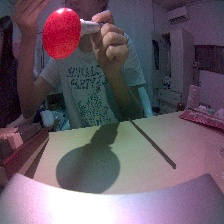
#> input picture Notebooks/road_following/dataset_xy/xy_022_016_3a194646-3719-11ec-aa65-84c5a6eacfa4.jpg, 224 x 224 px, given in place of x-raw, format=(string)BGR ! appsink, which was not available
$ python testcamera.py
#> lines starting #> are read from the running program, lines starting #| are printed output that depends on the picture; pictures that were not available may be replaced by others from this repository, and a replacement may not be noted
#!/usr/bin/env python
# MIT License

# Copyright (c) 2017-18 Jetsonhacks

# Permission is hereby granted, free of charge, to any person obtaining a copy
# of this software and associated documentation files (the "Software"), to deal
# in the Software without restriction, including without limitation the rights
# to use, copy, modify, merge, publish, distribute, sublicense, and/or sell
# copies of the Software, and to permit persons to whom the Software is
# furnished to do so, subject to the following conditions:

# The above copyright notice and this permission notice shall be included in all
# copies or substantial portions of the Software.

# THE SOFTWARE IS PROVIDED "AS IS", WITHOUT WARRANTY OF ANY KIND, EXPRESS OR
# IMPLIED, INCLUDING BUT NOT LIMITED TO THE WARRANTIES OF MERCHANTABILITY,
# FITNESS FOR A PARTICULAR PURPOSE AND NONINFRINGEMENT. IN NO EVENT SHALL THE
# AUTHORS OR COPYRIGHT HOLDERS BE LIABLE FOR ANY CLAIM, DAMAGES OR OTHER
# LIABILITY, WHETHER IN AN ACTION OF CONTRACT, TORT OR OTHERWISE, ARISING FROM,
# OUT OF OR IN CONNECTION WITH THE SOFTWARE OR THE USE OR OTHER DEALINGS IN THE
# SOFTWARE.

import sys
import argparse
import cv2
import numpy as np

def parse_cli_args():
    parser = argparse.ArgumentParser()
    parser.add_argument("--video_device", dest="video_device",
                        help="Video device # of USB webcam (/dev/video?) [0]",
                        default=0, type=int)
    arguments = parser.parse_args()
    return arguments

# On versions of L4T previous to L4T 28.1, flip-method=2
# Use the Jetson onboard camera
def open_onboard_camera():
    return cv2.VideoCapture("nvarguscamerasrc ! video/x-raw(memory:NVMM), width=(int)640, height=(int)480, format=(string)NV12, framerate=(fraction)30/1 ! nvvidconv ! video/x-raw, format=(string)BGRx ! videoconvert ! video/x-raw, format=(string)BGR ! appsink")

# Open an external usb camera /dev/videoX
def open_camera_device(device_number):
    return cv2.VideoCapture(device_number)


def read_cam(video_capture):
    if video_capture.isOpened():
        windowName = "CannyDemo"
        cv2.namedWindow(windowName, cv2.WINDOW_NORMAL)
        cv2.resizeWindow(windowName,1280,720)
        cv2.moveWindow(windowName,0,0)
        cv2.setWindowTitle(windowName,"Canny Edge Detection")
        showHelp = True
        font = cv2.FONT_HERSHEY_PLAIN
        helpText="'Esc' to Quit, '1' for Camera Feed, '2' for Canny Detection, '3' for All Stages. '4' to hide help"
        showFullScreen = False
        while True:
            if cv2.getWindowProperty(windowName, 0) < 0: # Check to see if the user closed the window
                # This will fail if the user closed the window; Nasties get printed to the console
                break;
            ret_val, frame = video_capture.read();
#> frame is the input picture: shape (224, 224, 3); mean B, G, R 102.9, 91, 104.7
            bur=cv2.GaussianBlur(frame, (11, 11), 0)
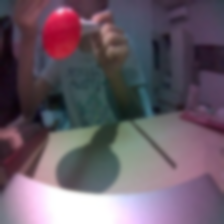
#> bur: shape (224, 224, 3); mean B, G, R 102.9, 91, 104.7
            img_red = cv2.inRange(frame,(0,80,80),(30,255,255))
#> img_red: shape (224, 224); every value is 0
            image = cv2.bitwise_and(frame,frame,mask = img_red)
#> image: shape (224, 224, 3); every value is 0


            displayBuf = image

            if showHelp == True:
                cv2.putText(displayBuf, helpText, (11,20), font, 1.0, (32,32,32), 4, cv2.LINE_AA)
                cv2.putText(displayBuf, helpText, (10,20), font, 1.0, (240,240,240), 1, cv2.LINE_AA)
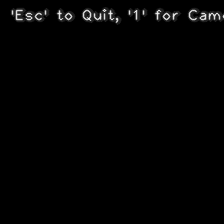
#> displayBuf: shape (224, 224, 3); min 0, max 240, mean 2.8
            cv2.imshow(windowName,displayBuf)
            key=cv2.waitKey(10)
#> (key Esc is pressed here)
            if key == 27: # Check for ESC key
                cv2.destroyAllWindows()
                break ;
            elif key==52: # 4 key, toggle help
                showHelp = not showHelp
            elif key==74: # Toggle fullscreen; This is the F3 key on this particular keyboard
                # Toggle full screen mode
                if showFullScreen == False :
                    cv2.setWindowProperty(windowName, cv2.WND_PROP_FULLSCREEN, cv2.WINDOW_FULLSCREEN)
                else:
                    cv2.setWindowProperty(windowName, cv2.WND_PROP_FULLSCREEN, cv2.WINDOW_NORMAL)
                showFullScreen = not showFullScreen

    else:
     print ("camera open failed")


if __name__ == '__main__':
    arguments = parse_cli_args()
    print("Called with args:")
    print(arguments)
    print("OpenCV version: {}".format(cv2.__version__))
    print("Device Number:",arguments.video_device)
    if arguments.video_device==0:
      video_capture=open_onboard_camera()
    else:
      video_capture=open_camera_device(arguments.video_device)
    read_cam(video_capture)
    video_capture.release()
    cv2.destroyAllWindows()

#https://github.com/JetsonHacksNano/buildOpenCV.git

$ run again, on Notebooks/road_following/dataset_xy/xy_022_028_30fa3cc8-3719-11ec-aa65-84c5a6eacfa4.jpg
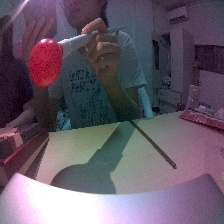
#> input picture Notebooks/road_following/dataset_xy/xy_022_028_30fa3cc8-3719-11ec-aa65-84c5a6eacfa4.jpg, 224 x 224 px, given in place of x-raw, format=(string)BGR ! appsink, which was not available
#> in read_cam, frame is the input picture: shape (224, 224, 3); mean B, G, R 104.3, 90.9, 101.9
#> in read_cam, `bur=cv2.GaussianBlur(frame, (11, 11), 0)`:
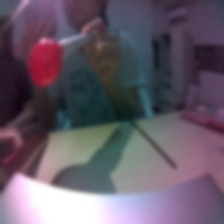
#> bur: shape (224, 224, 3); mean B, G, R 104.3, 90.9, 101.9
#> img_red: shape (224, 224); every value is 0
#> image: shape (224, 224, 3); every value is 0

$ run again, on Notebooks/road_following/dataset_xy/xy_022_054_fa6c17ee-3718-11ec-aa65-84c5a6eacfa4.jpg
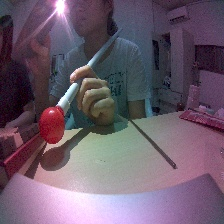
#> input picture Notebooks/road_following/dataset_xy/xy_022_054_fa6c17ee-3718-11ec-aa65-84c5a6eacfa4.jpg, 224 x 224 px, given in place of x-raw, format=(string)BGR ! appsink, which was not available
#> in read_cam, frame is the input picture: shape (224, 224, 3); mean B, G, R 107.6, 91.8, 107.8
#> in read_cam, `bur=cv2.GaussianBlur(frame, (11, 11), 0)`:
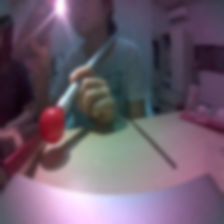
#> bur: shape (224, 224, 3); mean B, G, R 107.7, 91.8, 107.8
#> img_red: shape (224, 224); every value is 0
#> image: shape (224, 224, 3); every value is 0
